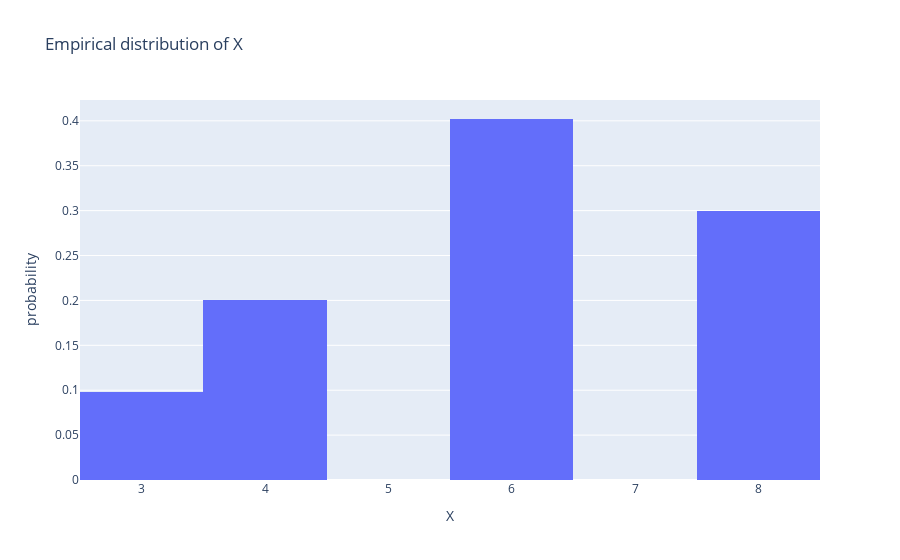

Notebook code for this chart:
### Markdown cell above
<br/><br/>
Let's check how well this simulated sample matches our probability distribution!

### Code cell
fig = px.histogram(sim_df, x="X", title="Empirical distribution of X", 
                   histnorm="probability")
# fig.write_image("empirical_dist.png", "png",scale=2)
fig

### Figure 1 — Plotly figure (JSON) as saved in the notebook; plotly's stock layout.template omitted (floating-point values rounded to 4 significant figures; data arrays with more than 128 entries replaced by an {"elided": "..."} marker saying what was removed)
{"data": [{"bingroup": "x", "histnorm": "probability", "hovertemplate": "X=%{x}<br>probability=%{y}<extra></extra>", "legendgroup": "", "marker": {"color": "#636efa", "pattern": {"shape": ""}}, "name": "", "orientation": "v", "showlegend": false, "type": "histogram", "x": {"elided": "80000 int values"}, "xaxis": "x", "yaxis": "y"}], "layout": {"barmode": "relative", "legend": {"tracegroupgap": 0}, "title": {"text": "Empirical distribution of X"}, "xaxis": {"anchor": "y", "domain": [0, 1], "title": {"text": "X"}}, "yaxis": {"anchor": "x", "domain": [0, 1], "title": {"text": "probability"}}}}
